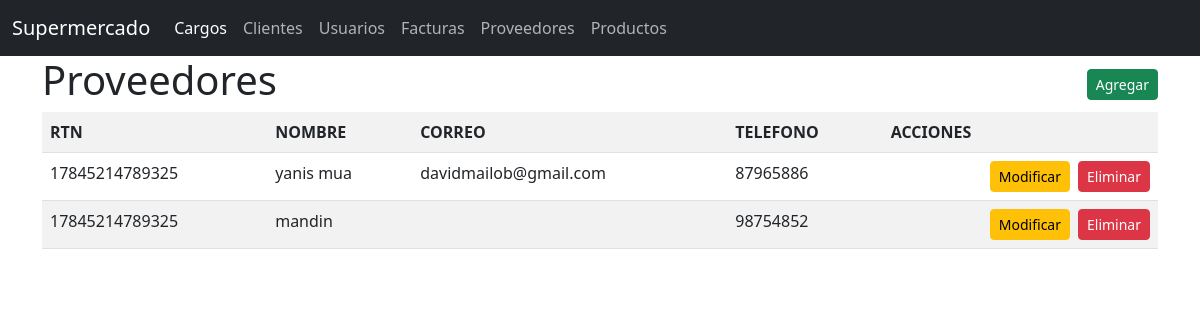
Page /inventario/proveedores/ on the committed database.
### Inventario/models.py (models this page shows, shortened)
class Proveedor(models.Model):
    uuid =  models.UUIDField(primary_key=True, unique=True, default=uuid4, verbose_name='UUID')
    rtn =  models.CharField(max_length=14, verbose_name='RTN', help_text='Ingrese el RTN del proveedor')
    name =  models.CharField(max_length=150, verbose_name='Nombre', help_text='Ingrese el nombre del proveedor')
    city =  models.CharField(max_length=4, choices=CITIES, verbose_name='Ciudad', help_text='Seleccione la ciudad del proveedor')
    address =  models.CharField(max_length=255, verbose_name='Direccion', help_text='Ingrese la direccion del proveedor')
    email  =  models.CharField(max_length=70, verbose_name='Correo Electrónico', help_text='Ingrese el correo electronico del proveedor')
    phone =  models.CharField(max_length=8, verbose_name='Telefono', help_text='Ingrese el correo del proveedor')
    status =  models.BooleanField(default=True, verbose_name='Estado', help_text='Seleccione el estado del proveedor')
    createdAt =  models.DateTimeField(auto_now_add=True)
    updatedAt =  models.DateTimeField(auto_now=True)

### Inventario/views.py (the view)
# urls.py: path('proveedores/', ListarProveedores.as_view(), name='listar_proveedores'),
class ListarProveedores(View):
    def get(self, request):
        proveedores =  Proveedor.objects.all()
        return render(request, "proveedores/listar_proveedores.html", {"proveedores":proveedores})

### Inventario/templates/proveedores/listar_proveedores.html
{% extends "base.html" %}
{% block body %}
    <div class="d-flex justify-content-between align-items-center">
        <h1>Proveedores</h1>
        <a class="btn btn-success btn-sm" href="{% url 'agregar_proveedor' %}">Agregar</a>
    </div>
    <table class="table table-striped">
        <tr>
            <th>RTN</th>
            <th>NOMBRE</th>
            <th>CORREO</th>
            <th>TELEFONO</th>
            <th>ACCIONES</th>
        </tr>
        {% for proveedor in proveedores %}
            <tr>
                <td>{{proveedor.rtn}}</td>
                <td>{{proveedor.name}}</td>
                <td>{{proveedor.email}}</td>
                <td>{{proveedor.phone}}</td>
                <td>
                    <div class="gap-2 d-flex justify-content-end">
                        <a href="{% url 'actualizar_proveedor' proveedor.uuid %}" class="btn btn-warning btn-sm">Modificar</a>
                        <a href="#" class="btn btn-danger btn-sm">Eliminar</a>
                    </div>
                </td>
            </tr>
        {% endfor %}
    </table>
{% endblock %}

### rows in the picture
Proveedor: rtn "17845214789325", name "yanis mua", email "davidmailob@gmail.com", phone "87965886"
Proveedor: rtn "17845214789325", name "mandin", phone "98754852"
